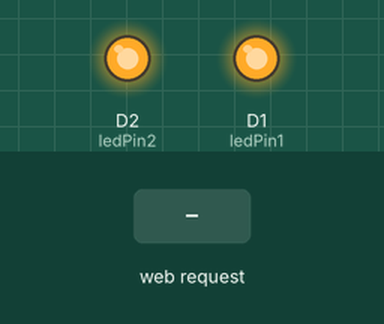
Simulated run of this sketch. Board: ESP8266 (NodeMCU). On the bench: output pins drawn as LEDs (lit = HIGH). The test bench sets the inputs (shaded band). WiFi joins after 1.5 s; servers stay silent unless stated; what the sketch prints to the serial monitor is not drawn.

Above: at 2.7 s.
2.8 s: HTTP request GET /turn-on received
At 4.4 s:
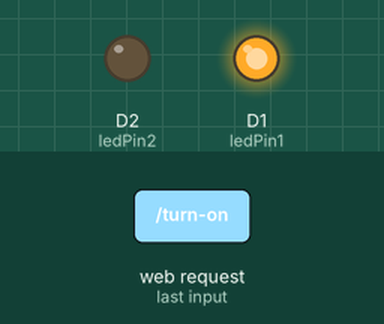
5.3 s: HTTP request GET /turn-off received
At 6.7 s:
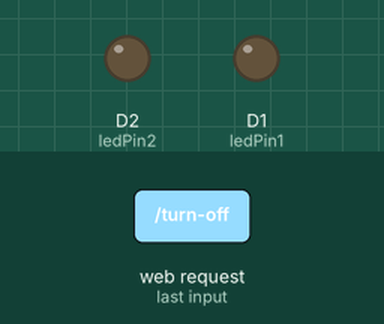
Timing chart, 0 to 8.3 s (numbered marks = the images above; inputs shaded):
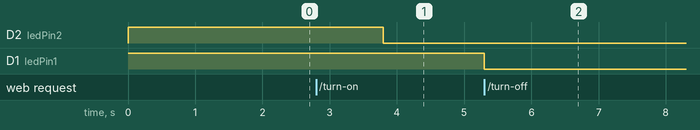

The sketch:

cocktailSketch.ino
```cpp
#include <ESP8266WiFi.h>
#include <ESP8266WebServer.h>

const char* ssid = "Uliel";
const char* password = "0542400393";

ESP8266WebServer server(80);

const int ledPin1 = D1;
const int ledPin2 = D2; // Pin connected to the lightbulb

void setup() {
    pinMode(ledPin1, OUTPUT);
    digitalWrite(ledPin1, HIGH);
    pinMode(ledPin2, OUTPUT);
    digitalWrite(ledPin2, HIGH); // Ensure light is initially off

    Serial.begin(115200);
    delay(10);

    WiFi.begin(ssid, password);
    while (WiFi.status() != WL_CONNECTED) {
        delay(500);
        Serial.print(".");
    }
    Serial.println("");
    Serial.println("WiFi connected");
    Serial.println("IP address: ");
    Serial.println(WiFi.localIP()); // Print the obtained IP address to Serial Monitor

    server.on("/", HTTP_GET, handleRoot);
    server.on("/turn-on", HTTP_GET, handleOn);
    server.on("/turn-off", HTTP_GET, handleOff);

    server.begin();
    Serial.println("HTTP server started");
}

void loop() {
    server.handleClient();
}

void handleRoot() {
    server.send(200, "text/plain", "Welcome to the ESP8266 Web Server");
}

void handleOn() {
    digitalWrite(ledPin1, HIGH);
    digitalWrite(ledPin2, HIGH);
    delay(1000);
    digitalWrite(ledPin2, LOW);
    server.send(200, "text/plain", "Lightbulb turned on");
}

void handleOff() {
    digitalWrite(ledPin1, LOW);
    digitalWrite(ledPin2, LOW);
    server.send(200, "text/plain", "Lightbulb turned off");
}
```

Measured:
- after the input at 2.8 s, D2 (ledPin2): HIGH → LOW after 1.0 s
- after the input at 5.3 s, D1 (ledPin1): HIGH → LOW at once
